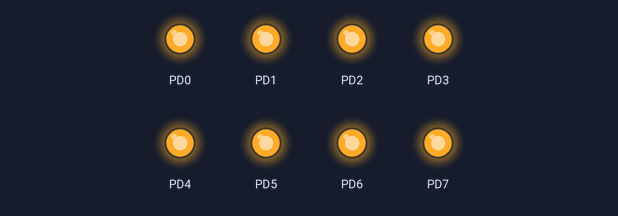
The program below on a simulated ATmega88, built with avr-gcc and emulated at 8 MHz. Parts: output pins drawn as LEDs (lit = HIGH). At 0.9 s the program stops and its outputs stay as they are.

Above: at 0.05 s.
At 0.55 s:
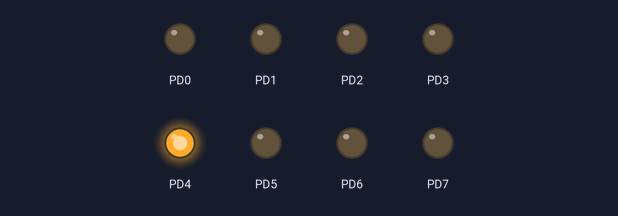
At 1.0 s:
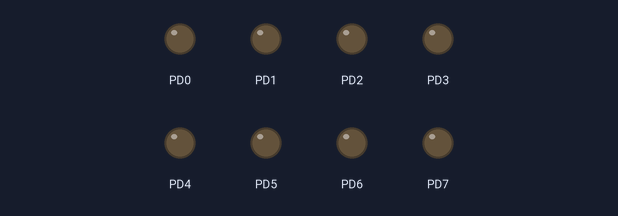
Timing chart, 0 to 2.4 s (numbered marks = the images above):
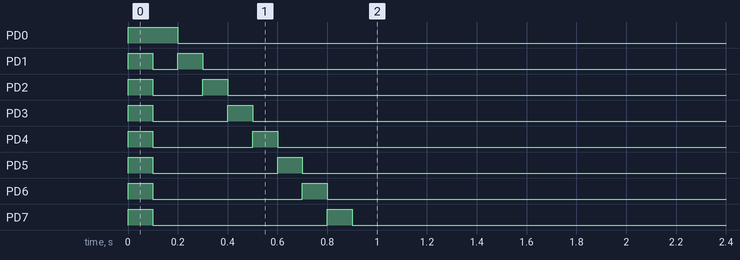

The program:

main.c
```c
/*
 * SPI_Slave_LEDx8.c
 *
 * Created: 2017/08/26 9:16:53
 * Author : gizmo
 */

#define F_CPU	(8000000UL)

#include <avr/io.h>
#include <avr/interrupt.h>
#include <util/delay.h>

volatile uint8_t sdata = 0;

ISR (SPI_STC_vect)
{
	//  ó M f [ ^ ðLED É o Í
	PORTD = SPDR;

	//    É   M · é f [ ^ ð Z b g
	SPDR = sdata;
	sdata++;
}

int main(void)
{
	// LEDs output
	DDRD = 0xFF;
	PORTD = 0xFF;
	_delay_ms(100);

	// LEDs check
	for (int i = 0; i < 8; i++) {
		PORTD = 1 << i;
		_delay_ms(100);
	}
	PORTD = 0x00;

	// SPI slave
	DDRB = 0x10;  // MISO(PB4) ðoutput É Ý è

	// SPCR Ì r b g Ý è
	// SPI L ø:1 | SPI   è   Ý L ø:1 | MSB © ç   M:0 |  X   [ u:0
	//  N   b N É «:0 |  N   b N Ê  :0 | SPR1:0 | SPR0:0
	SPCR = (1 << SPIE) | (1 << SPE);

	sei();	//    è   Ý   Â

	while (1)
	{
	}
}
```

Measured:
- by itself, PD0: LOW → HIGH at 0.00 s, → LOW 0.20 s later
- by itself, PD1: alternates HIGH for 0.10 s and LOW for 0.10 s, 4 changes in all, then stays LOW
- by itself, PD2: alternates HIGH for 0.10 s and LOW for 0.20 s, 4 changes in all, then stays LOW
- by itself, PD3: alternates HIGH for 0.10 s and LOW for 0.30 s, 4 changes in all, then stays LOW
- by itself, PD4: alternates HIGH for 0.10 s and LOW for 0.40 s, 4 changes in all, then stays LOW
- by itself, PD5: alternates HIGH for 0.10 s and LOW for 0.50 s, 4 changes in all, then stays LOW
- by itself, PD6: alternates HIGH for 0.10 s and LOW for 0.60 s, 4 changes in all, then stays LOW
- by itself, PD7: alternates HIGH for 0.10 s and LOW for 0.70 s, 4 changes in all, then stays LOW
